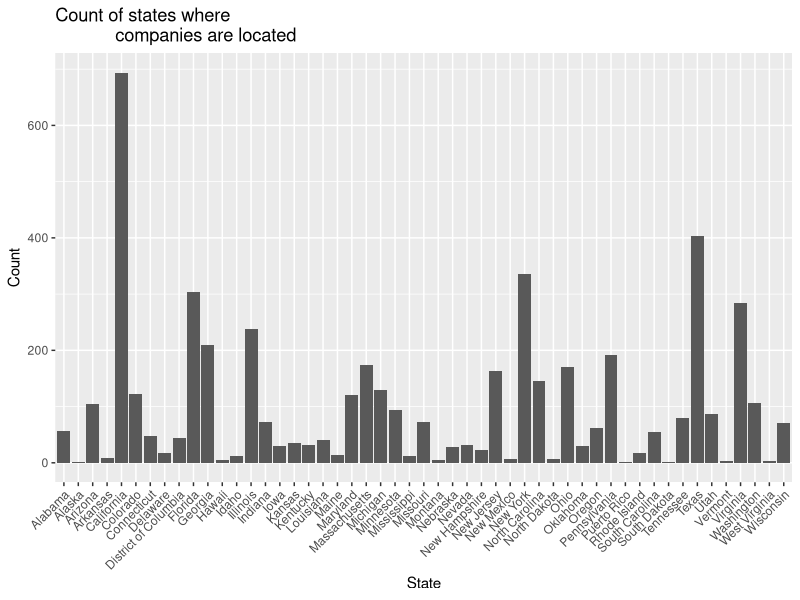
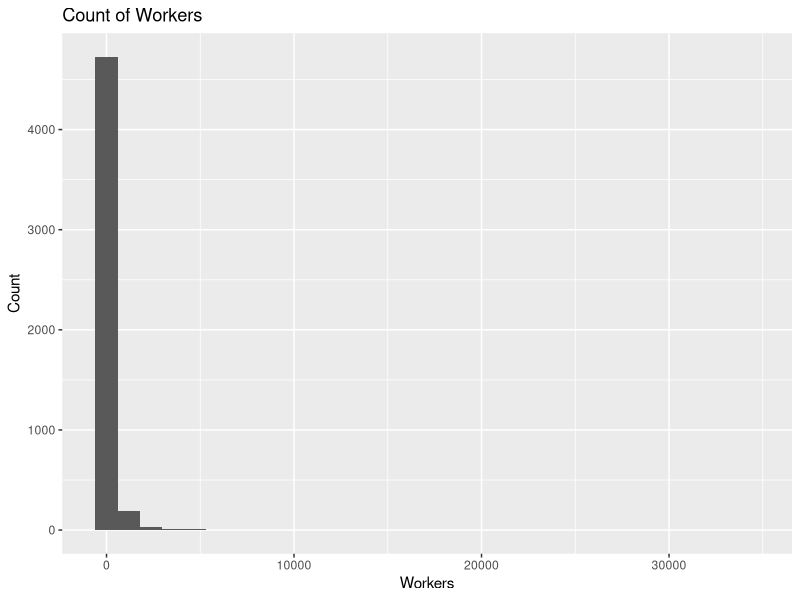
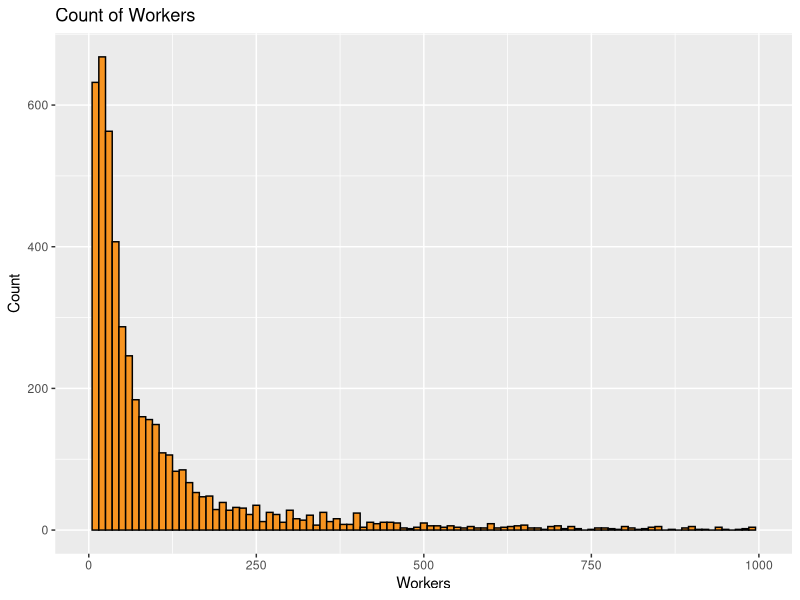
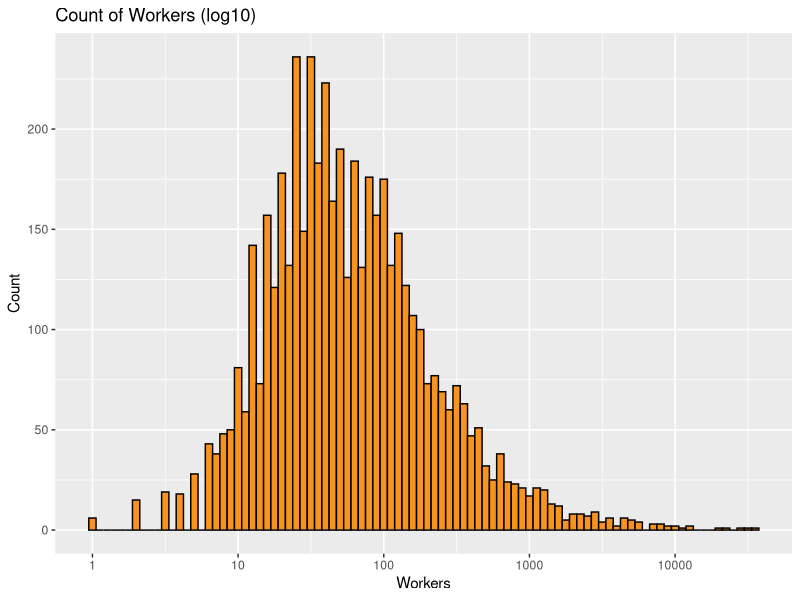
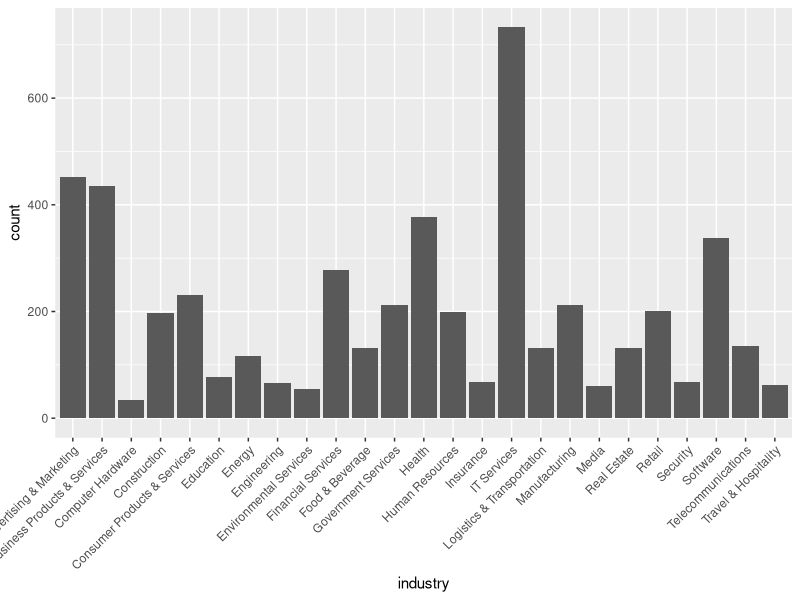

Source code (R) for these figures, in order:
## ---- chunk 1
# Load all of the packages that you end up using
# in your analysis in this code chunk.

# Notice that the parameter "echo" was set to FALSE for this code chunk.
# This prevents the code from displaying in the knitted HTML output.
# You should set echo=FALSE for all code chunks in your file.

library(ggplot2)
## ---- chunk 2
# Load the Data into "com" (abbreviation of company)
# See WrangleInc5000.py for python code that cleaned and
# subsetted original CSV before importing to R

getwd()
setwd("/Users/horsepower/Dropbox/Udacity/NanoDA/EDAwithR/Project3/")
com <- read.csv("Inc5000_Companies_2014_subset.csv")
# Rename the first column with a null variable name to "rowNum"
names(com)[names(com) == 'X'] <- 'rowNum'
## ---- chunk 3
names(com)
## ---- chunk 4
dim(com)
## ---- chunk 5
str(com)
# Change rank to ordered factor since the variable 
# is categorical and order matters
com$rank <- as.ordered(com$rank)
## ---- chunk 6
levels(com$state_l)
levels(com$industry)

## ---- chunk 7
summary(com)
## ---- chunk 8
ggplot(data = com, aes(x = state_l)) +
    geom_bar() +
    xlab("State") + 
    ylab("Count") +
    # densely packed x axis labels need spacing
    theme(axis.text.x = element_text(angle = 45, 
                                     hjust = 1)) +
    ggtitle("Count of states where 
            companies are located")

## ---- chunk 9
ggplot(data = com, aes(x = workers)) +
    geom_histogram() +
    xlab("Workers") + 
    ylab("Count") +
    ggtitle("Count of Workers")
## ---- chunk 10
ggplot(data = com, aes(x = workers)) +
    geom_histogram(binwidth = 10, 
                   color = 'black', fill = '#F79420') +
    # cut out some outliers
    xlim(0, 1000) +
    xlab("Workers") + 
    ylab("Count") +
    ggtitle("Count of Workers")

## ---- chunk 11
ggplot(data = com, aes(x = workers)) +
    geom_histogram(binwidth = .05,
                   color = 'black', fill = '#F79420') +
    scale_x_log10() +
    xlab("Workers") + 
    ylab("Count") +
    ggtitle("Count of Workers (log10)")

summary(com$workers)

## ---- chunk 12
ggplot(data = com, aes(x = industry)) +
    geom_bar() +
    theme(axis.text.x = element_text(angle = 45, 
                                     hjust = 1))
## ---- chunk 13
names(com)

## ---- chunk 14

## ---- chunk 15

## ---- chunk 16

## ---- chunk 17

## ---- chunk 18

## ---- chunk 19

## ---- chunk 20
